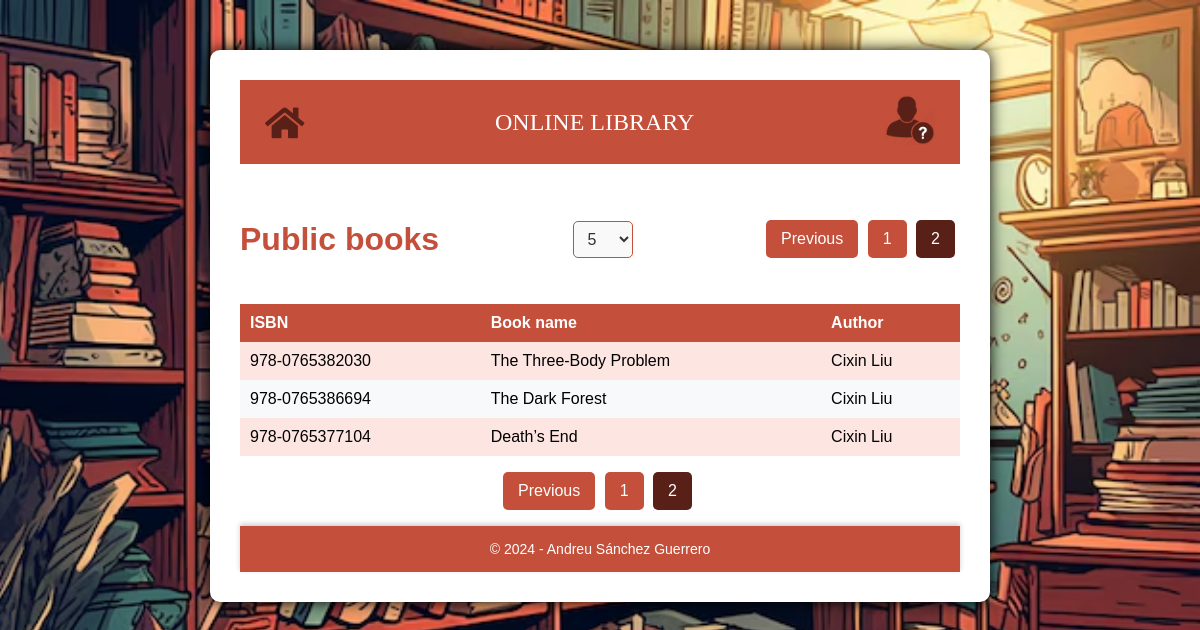
Screenshot of /?page=2 with the database file from the repository.
### tables this page shows
CREATE TABLE `books` (
  `id` int(11) NOT NULL,
  `isbn` varchar(20) NOT NULL,
  `name` varchar(100) NOT NULL,
  `author` varchar(100) NOT NULL,
  `user_id` int(11) DEFAULT NULL
);

### index.php (called while the page is built, shortened)
<?php
require_once 'config/database/connection.php';
require_once 'controllers/CustomSessionHandler.php';
require_once 'controllers/BookController.php';
include_once 'views/layout.php';
?>

### controllers/bookListController.php (called while the page is built, shortened)
<?php
$bookController = new BookController($pdo);
$books = $bookController->getBooks();
?>

### controllers/CustomSessionHandler.php (called while the page is built, shortened)
<?php
class CustomSessionHandler
{
    public static function get($key)
    {
        return isset($_SESSION[$key]) ? $_SESSION[$key] : null;
    }
}
?>

### controllers/paginationOptionController.php (called while the page is built, shortened)
<?php
$booksPerPage = CustomSessionHandler::get('booksPerPage') ?? (isset($_COOKIE['booksPerPage']) ? (int)$_COOKIE['booksPerPage'] : 5);
$page = isset($_GET['page']) ? (int)$_GET['page'] : (isset($_COOKIE['currentPage']) ? (int)$_COOKIE['currentPage'] : 1);
$offset = ($page - 1) * $booksPerPage;
$booksToShow = $bookController->getBooksByPage($booksPerPage, $offset, CustomSessionHandler::get('user_id'));
?>

### controllers/BookController.php (called while the page is built, shortened)
<?php
require_once 'models/Books.php';
class BookController {
    private $pdo;
    private $bookModel;
    public function __construct($pdo) {
        $this->pdo = $pdo;
        $this->bookModel = new Book($pdo);
    }
    public function getBooks($userId = null) {
        return $this->bookModel->getBooks($userId);
    }
    public function getBooksByPage($limit, $offset, $userId = null) {
        if ($userId) {
            $stmt = $this->pdo->prepare("SELECT * FROM books WHERE user_id = :userId LIMIT :limit OFFSET :offset");
            $stmt->bindParam(':userId', $userId, PDO::PARAM_INT);
        } else {
            $stmt = $this->pdo->prepare("SELECT * FROM books LIMIT :limit OFFSET :offset");
        }
        $stmt->bindParam(':limit', $limit, PDO::PARAM_INT);
        $stmt->bindParam(':offset', $offset, PDO::PARAM_INT);
        $stmt->execute();
        return $stmt->fetchAll(PDO::FETCH_ASSOC);
    }
}

### models/Books.php (called while the page is built, shortened)
<?php
class Book {
    private $pdo;
    public function __construct($pdo) {
        $this->pdo = $pdo;
    }
    public function getBooks($userId) {
        if (!$userId) {
            $sql = "SELECT * FROM books";
            $stmt = $this->pdo->prepare($sql);
        } else {
            $sql = "SELECT * FROM books WHERE user_id = :userId";
            $stmt = $this->pdo->prepare($sql);
            $stmt->bindParam(':userId', $userId, PDO::PARAM_INT);
        }
        $stmt->execute();
        return $stmt->fetchAll(PDO::FETCH_ASSOC);
    }
}

### views/components/books/books.php (the view, shortened to what this page needs)
<?php
include BASE_PATH . 'controllers/bookListController.php';
?>
<div class="col-6">
    <div class="header-section">
        <?php if ($userId): ?>
            <h2>Your books</h2>
        <?php else: ?>
            <h2>Public books</h2>
        <?php endif; ?>
        <?php include __DIR__ . '/../pagination/pagination-option.php'; ?>
        <?php include __DIR__ . '/../pagination/pagination.php'; ?>
    </div>
    <?php if (!empty($booksToUse)): ?>
        <table class="table">
            <thead>
                <tr>
                    <th>ISBN</th>
                    <th>Book name</th>
                    <th>Author</th>
                </tr>
            </thead>
            <tbody>
                <?php foreach ($booksToShow as $book): ?>
                    <tr>
                        <td><?= htmlspecialchars($book['isbn']); ?></td>
                        <td><?= htmlspecialchars($book['name']); ?></td>
                        <td><?= htmlspecialchars($book['author']); ?></td>
                    </tr>
                <?php endforeach; ?>
            </tbody>
        </table>
    <?php else: ?>
        <p>There are no books available.</p>
    <?php endif; ?>
    <?php include __DIR__ . '/../pagination/pagination.php'; ?>
</div>

### views/layout.css (style rules this page uses)
body { font-family: Arial, sans-serif; background-image: url(img/biblio.avif); margin: 0; padding: 20px; background-size: cover; background-position: center; background-repeat: no-repeat; background-attachment: fixed; }
h2 { color: #C44F3B; font-size: 2em; }

### views/components/books/books.css (style rules this page uses)
.table { width: 100%; border-collapse: collapse; }
.table th, .table td { padding: 10px; text-align: left; }
.table th { background-color: #C44F3B; color: white; }
.table tbody tr:nth-child(odd) { background-color: #FDE6E2; }
.table tbody tr:nth-child(even) { background-color: #f8f9fa; }
.header-section { display: flex; align-items: center; justify-content: space-between; margin-bottom: 20px; margin-top: 30px; }

### rows the page displays
books: isbn "978-0765382030", name "The Three-Body Problem", author "Cixin Liu"
books: isbn "978-0765386694", name "The Dark Forest", author "Cixin Liu"
books: isbn "978-0765377104", name "Death’s End", author "Cixin Liu"
